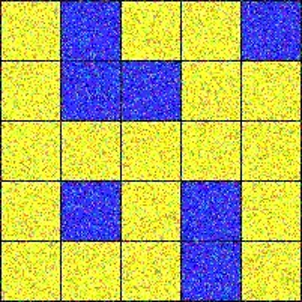
#> input picture Picture 1.png, 302 x 302 px
$ python TASK_B.py
#> lines starting #> are read from the running program, lines starting #| are printed output that depends on the picture
import cv2
import numpy as np
from matplotlib import pyplot as plt

image = cv2.imread("Picture 1.png")
#> image is the input picture: shape (302, 302, 3); mean B, G, R 106, 175.4, 175

threshold = 150

grid_array = []

num_rows = 5
num_cols = 5
cell_height = image.shape[0] // num_rows
#> cell_height = 60
cell_width = image.shape[1] // num_cols
#> cell_width = 60

for i in range(num_rows):
    for j in range(num_cols):
        cell = image[i * cell_height: (i+1) * cell_height, j * cell_width: (j+1) * cell_width]

        avg_color = np.mean(cell, axis=(0, 1))

        if np.mean(avg_color) > threshold:
            grid_array.append('yellow')
        else:
            grid_array.append('blue')
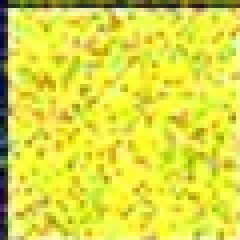
#> cell: shape (60, 60, 3) (shown 4 times larger); mean B, G, R 66.3, 221.2, 220.9
#> after the loop, grid_array = 25 items, first 6: 'yellow', 'blue', 'yellow', 'yellow', 'blue', 'yellow'

grid_array = np.array(grid_array).reshape(num_rows, num_cols)


def Shortest_Path(grid_array, dimension):
#> called with grid_array = array of shape (5, 5), dimension = 5
    steps = 0
    ans = [[0, 0]]
    x = 0
    y = 0
    pt = [x, y]
    while (x < dimension) and (y < dimension):
        print("Current position:", x, y)
        if (y + 1 < dimension) and (grid_array[x][y + 1] == 'yellow'):
            steps += 1
            y += 1
            ans.append([x, y])
            print("Moving right")
        elif (x + 1 < dimension) and (grid_array[x + 1][y] == 'yellow'):
            steps += 1
            x += 1
            ans.append([x, y])
            print("Moving down")
        else:
            break
#> after the loop, ans = [[0, 0], [1, 0], [2, 0], [2, 1], [2, 2], [2, 3], [2, 4], [3, 4], [4, 4]]; steps = 8; x = 4; y = 4
    return ans

ans = Shortest_Path(grid_array, 5)
print("Final path:", ans)
#| Final path: [[0, 0], [1, 0], [2, 0], [2, 1], [2, 2], [2, 3], [2, 4], [3, 4], [4, 4]]
# print(grid_array)
